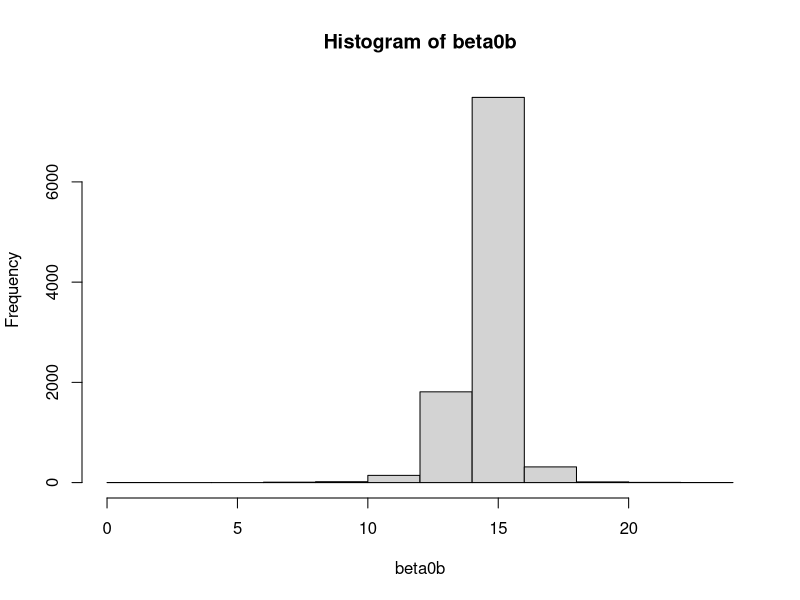
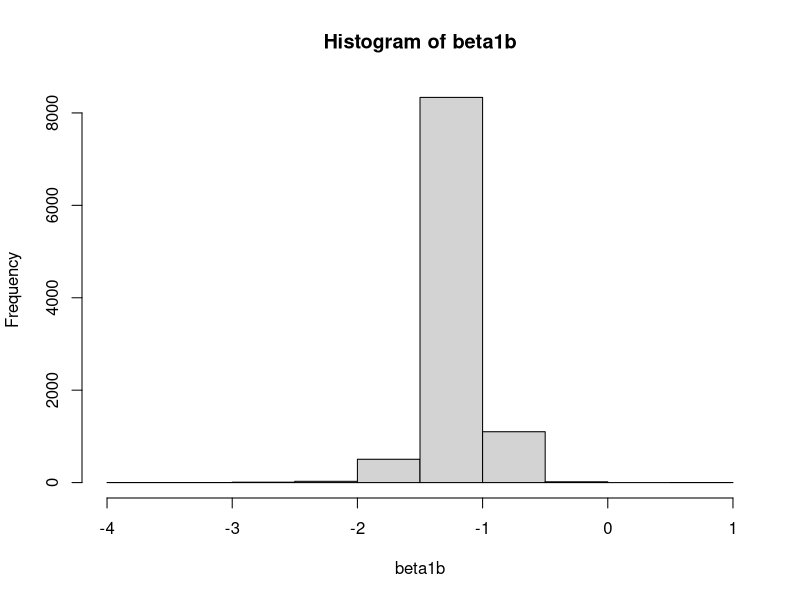
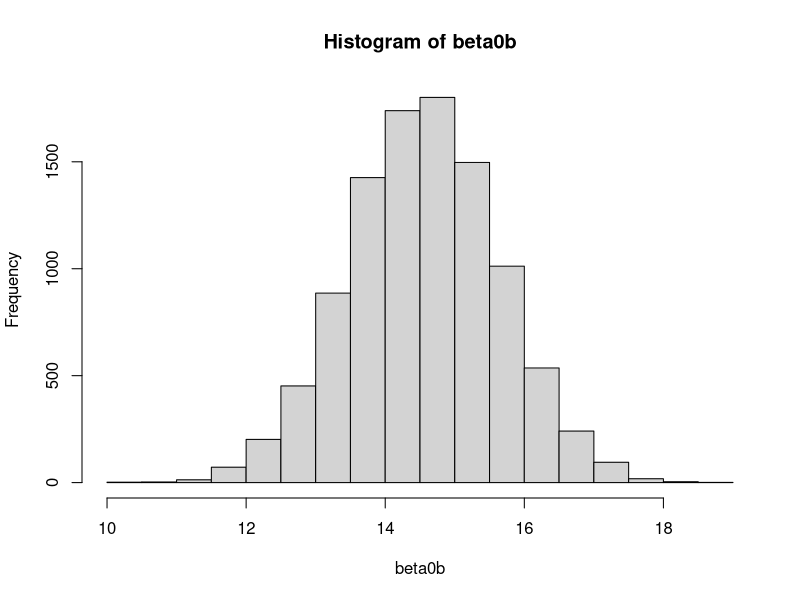
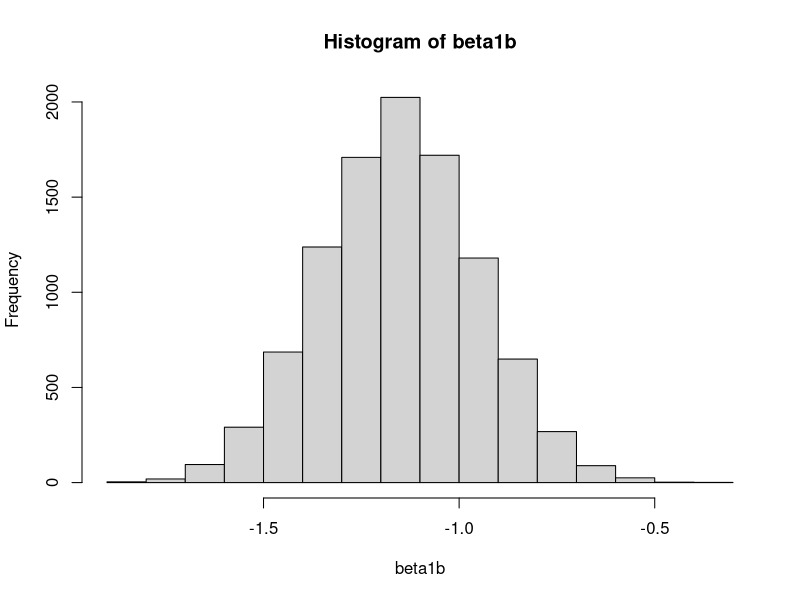
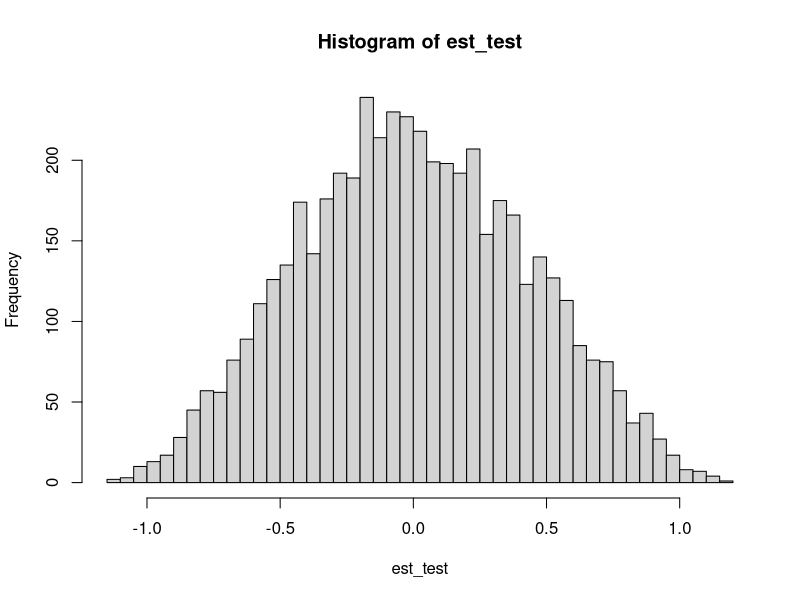

Here is the R script that generated these plots, in order:

############linear regression bootstrap
library(tidyverse)


Y <- c(6.9, 5.1, 7.5, 11.1, 10.9, 4.2, 10.5, 6.8, 12.3, 14.3)
X <- c(6.2, 5.1, 7.6, 2.5, 3.5, 9.4, 4.1, 6.3, 3.0, 0.8)
data <- as_tibble(cbind(Y,X))

#a) construa um IC para b0 e b1 com 95% onde Y = b0 + b1*X + e

B <- 10000 #10000 bootstraps 

beta0b <- numeric(10000)
beta1b <- numeric(10000)

for (i in 1:B){
  sample <- dplyr::sample_n(data, 10, replace = T)
  coefs <- coef(lm(sample$Y ~ sample$X))
  beta0b[i] <- coefs[1]
  beta1b[i] <- coefs[2]
}

hist(beta0b)
hist(beta1b)

quantile(beta0b, c(0.025, 0.975))
quantile(beta1b, c(0.025, 0.975))



#b) Assumindo X dado e erro ~ N(0, sigma²) utilize bootstrap parametrico p/ obter as mesmas estimativas

#Queremos estimar sigma do erro ~ N(0, sigma²) 

model <- lm(Y ~ X)
coefs <- model$coefficients #betas iniciais estimados
sigma <- sigma(model) #estimando sigma dos residuos (erro)

coefs_boot <- c(0,0)

for (i in 1:B){
  y_n <- coefs[1] + coefs[2]*X + rnorm(10, mean = 0, sd = sigma) #geramos Y_boot com X de nossos dados, betas estimados e N(0, sigma^)
  #sample <- dplyr::sample_n(data, 10, replace = T)
  coefs_boot <- coef(lm(y_n ~ X)) #com Y_boot, estimamos beta_boot 
  beta0b[i] <- coefs_boot[1]
  beta1b[i] <- coefs_boot[2]
}

hist(beta0b)
hist(beta1b)

quantile(beta0b, c(0.025, 0.975))
quantile(beta1b, c(0.025, 0.975))


###c) Utilize um teste de permutação para verificar H0: B1 = 0 
#Note que sob H0, Y = Beta0 + e, ou seja, X nao tem efeito algum sob Y
#Assim, podemos permutar os valores Yobs|Xobs e X nao deveria ter efeito algum em Y. 

#Vamos estimar beta1^ 
beta1hat <- coef(lm(Y ~ X))[2]

#Agora, vamos permutar os dados e calcular a dist de Beta1^ sob H0 
est_test <- numeric(5000) #B = 5000 permutações

for (i in 1:5000){
  Y_perm <- sample(Y)
  est_test[i] <- coef(lm(Y_perm ~ X))[2]
}

#histograma da dist de beta1_perm em H0 
hist(est_test,50)

#vamos agora calcular o p-valor de H0 ter gerado o valor beta1^ = -1.15
round(mean(est_test<=beta1hat),2)
#ou seja, aproximadamente 0% das permutações geraram um valor tão ou mais extremo que beta1^ sob H0. 
#assim, podemos rejeitar a 5% a hipótese que B1 = 0. 

#quantile(est_test, c(0.025, 0.975))

###d) Este teste pode ser usado para testar B0 = 0 ?
#Não, ele faz sentido para B1 pois ao setar B1 = 0 temos um efeito na relação entre X e Y: X nao afeta Y e assim podemos testar se isto é verdade.
#Porém ao setar B0 = 0, Y = Beta1*X + e
#Ou seja, ainda temos o efeito entre as variáveis presente. 
#Assim, gerar valores permutados nesta distribuição não iria ser significativo para Beta0. 

